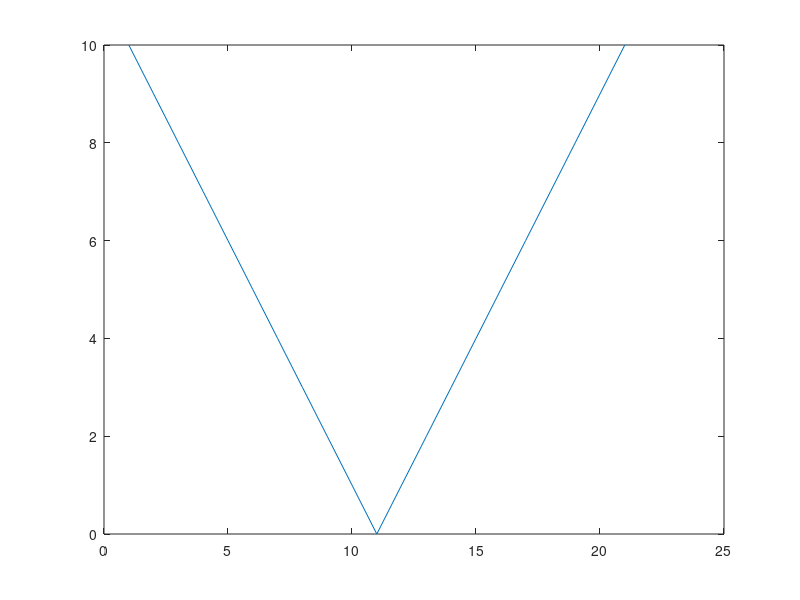

Here is the MATLAB script that generated this plot:
n=0:20; %Se defineste vectorul n                              
t=abs(10-n); %Se defineste vectorul t
plot(t) %Se reprezinta grafic vectorul t